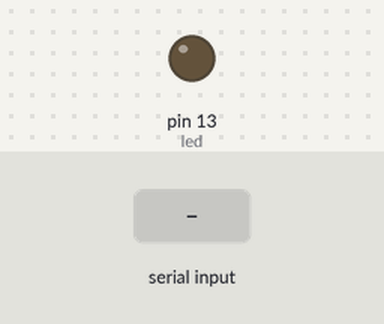
A sketch run on a simulated Arduino Uno, built with avr-gcc and run on an emulated ATmega328P. Parts: output pins drawn as LEDs (lit = HIGH). The inputs (shaded band) are chosen by the test bench.

Above: at 1.2 s.
1.3 s: "a" received over Serial
At 2.7 s:
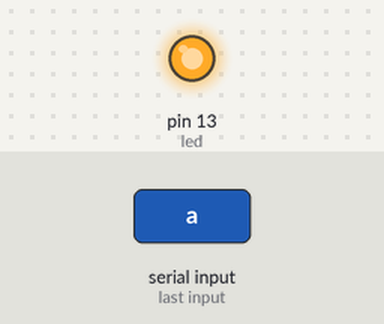
Timing chart, 0 to 4.3 s (numbered marks = the images above; inputs shaded):
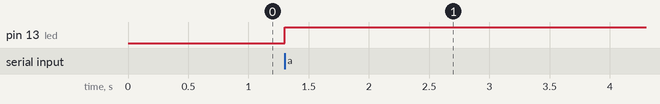

The sketch:

Bluetooth_ligar_desligar_led.ino
```cpp
/**
 * Projetos Arduino
 *
 * @author diego patriota
 * @link https://github.com/diegopatriota
 * 19/05/2016
 */

//variáveis
int led = 13;
int estado = LOW;
char leitura;

//configuração inicial
void setup(){
	Serial.begin(9600);
	pinMode(led, OUTPUT);
}

//loop para leitura
void loop(){
	if(Serial.available()){
		leitura = Serial.read();
		if(leitura == 'a'){
			estado = !estado;
		}
	}
	digitalWrite(led, estado);
}
```

Measured:
- after the input at 1.3 s, pin 13 (led): LOW → HIGH at once
